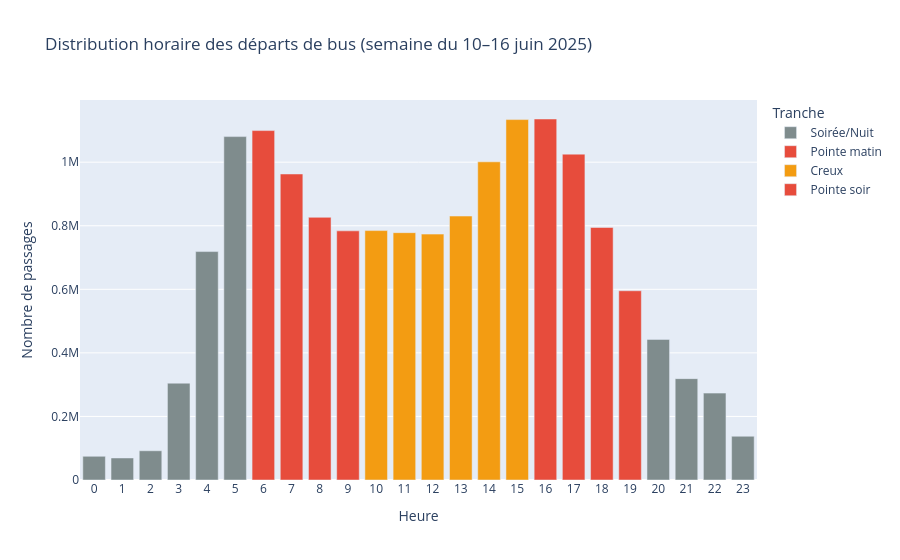

Here is the notebook cell this chart was saved with:
### Markdown cell above
### 📊 6b. Distribution horaire des départs

On s'attend à voir des **pics aux heures de pointe** (7h-9h et 17h-19h) et un creux la nuit.

### Code cell
# Distribution horaire des départs (agrégé sur toute la semaine)
passages_heure = df_minio.groupby("heure_depart").size().reset_index(name="nb_passages")

# Couleur par tranche horaire
def couleur_tranche(h):
    if 6 <= h < 10:
        return "Pointe matin"
    elif 10 <= h < 16:
        return "Creux"
    elif 16 <= h < 20:
        return "Pointe soir"
    else:
        return "Soirée/Nuit"

passages_heure["tranche"] = passages_heure["heure_depart"].apply(couleur_tranche)

fig = px.bar(
    passages_heure,
    x="heure_depart",
    y="nb_passages",
    color="tranche",
    title="Distribution horaire des départs de bus (semaine du 10–16 juin 2025)",
    labels={"heure_depart": "Heure", "nb_passages": "Nombre de passages", "tranche": "Tranche"},
    color_discrete_map={
        "Pointe matin": "#e74c3c",
        "Creux": "#f39c12",
        "Pointe soir": "#e74c3c",
        "Soirée/Nuit": "#7f8c8d",
    },
)
fig.update_layout(xaxis=dict(dtick=1))
fig.show()

### Figure 1 — Plotly figure (JSON) as saved in the notebook; plotly's stock layout.template omitted (floating-point values rounded to 4 significant figures)
{"data": [{"hovertemplate": "Tranche=Soirée/Nuit<br>Heure=%{x}<br>Nombre de passages=%{y}<extra></extra>", "legendgroup": "Soirée/Nuit", "marker": {"color": "#7f8c8d", "pattern": {"shape": ""}}, "name": "Soirée/Nuit", "orientation": "v", "showlegend": true, "textposition": "auto", "type": "bar", "x": [0, 1, 2, 3, 4, 5, 20, 21, 22, 23], "xaxis": "x", "y": [74625, 69288, 91971, 304685, 718733, 1080506, 442396, 318944, 273351, 137619], "yaxis": "y"}, {"hovertemplate": "Tranche=Pointe matin<br>Heure=%{x}<br>Nombre de passages=%{y}<extra></extra>", "legendgroup": "Pointe matin", "marker": {"color": "#e74c3c", "pattern": {"shape": ""}}, "name": "Pointe matin", "orientation": "v", "showlegend": true, "textposition": "auto", "type": "bar", "x": [6, 7, 8, 9], "xaxis": "x", "y": [1099409, 962841, 826435, 783944], "yaxis": "y"}, {"hovertemplate": "Tranche=Creux<br>Heure=%{x}<br>Nombre de passages=%{y}<extra></extra>", "legendgroup": "Creux", "marker": {"color": "#f39c12", "pattern": {"shape": ""}}, "name": "Creux", "orientation": "v", "showlegend": true, "textposition": "auto", "type": "bar", "x": [10, 11, 12, 13, 14, 15], "xaxis": "x", "y": [784762, 778207, 773671, 830464, 1001115, 1134006], "yaxis": "y"}, {"hovertemplate": "Tranche=Pointe soir<br>Heure=%{x}<br>Nombre de passages=%{y}<extra></extra>", "legendgroup": "Pointe soir", "marker": {"color": "#e74c3c", "pattern": {"shape": ""}}, "name": "Pointe soir", "orientation": "v", "showlegend": true, "textposition": "auto", "type": "bar", "x": [16, 17, 18, 19], "xaxis": "x", "y": [1135874, 1025346, 794536, 595396], "yaxis": "y"}], "layout": {"barmode": "relative", "legend": {"title": {"text": "Tranche"}, "tracegroupgap": 0}, "title": {"text": "Distribution horaire des départs de bus (semaine du 10–16 juin 2025)"}, "xaxis": {"anchor": "y", "domain": [0, 1], "dtick": 1, "title": {"text": "Heure"}}, "yaxis": {"anchor": "x", "domain": [0, 1], "title": {"text": "Nombre de passages"}}}}
